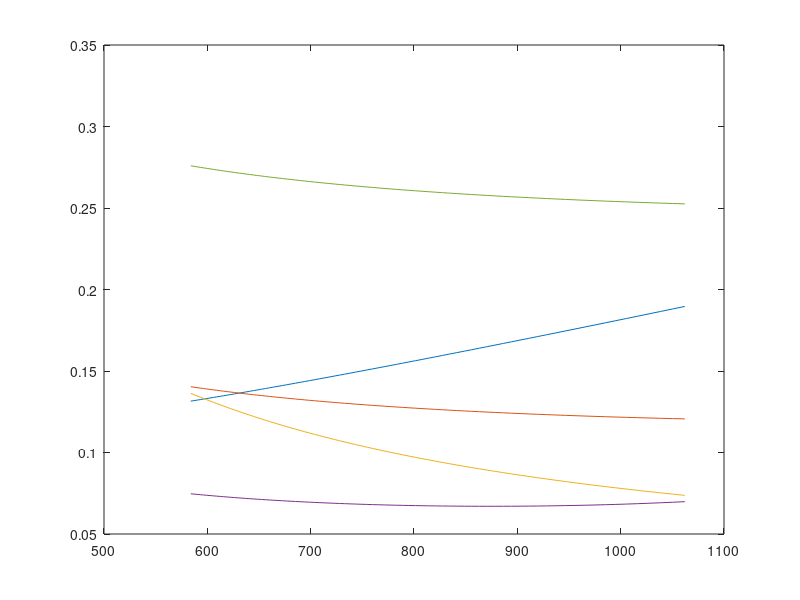

MATLAB code for this plot: (Note: this script raises an error after producing the figure.)
%Created by Kriston Rickman
%Date created 07/06/26
%V1.16
%Energy based constraint analysis
%Note:

%/*Goals*\

%/*simple concept of the takeoff constraint. formulas have been double
% checked and have changed base on the developing knowledge on the
% matter.*\

clearvars

%What the user wants to do

%user_path = user_state()
user_path = 1; % Delete when furhter advancing user inputs

switch user_path

    case 0
        state = "Find T/W and Wing laoding from past value"; % You plug in the value you were looking for then after looking at the grtaph and ifnding the numbers, you enter this state and type in the number and it rounds to the nearest values that it was computing of its related data.

    case 1
        state = "Find T/W";

    case 2
        state = "find_hp";

    case 3
        state = "find_wing_area";

    case 4
        state = "find_weight";


    case 5
        state = "find_span";

    case 6
        state = "explore_aircraft";


    otherwise
        disp("Invalid choice");
end



%Initial assumptions of aircraft design

Gravity = 9.81;

rho_SL = 1.225;

Cruise_velocity = 74.594;

C_Dmin = 0.027; % Assumption from Cirrus sr 20
C_Lmin = 0.3; % Assumption from Cirrus sr 20

Sweep_angle = 3; % Made from assumption

HP_to_watts = 745.7;

%The Design of the aircraft inputs
%NOTE Measuremnt in HP will be convert to Watts

Engine_power_HP = 230; % Assumption of Eninge need data
Span = 9; % assume based on aircraft type
Wing_area = 8:0.1:16; % assume based on aircraft type

Mass_without_wing_skin = 780; % assume based on aircraft type
Wing_mass_per_volume = 2700; % assumption of mass of GA aluminum
Wing_skin_thickness = 0.002; % assumption of mass of GA aluminum

% Engine Characteristics calculations

Engine_power_watts = Engine_power_HP .* HP_to_watts;

%Mass of the aircraft and related Geometry calculations

Fuel_spent_ground_to_TO = 0.11;
Fuel_mass_per_gallon = 2.8; % ARD
mass_loss_on_TO = Fuel_spent_ground_to_TO .* Fuel_mass_per_gallon;

Wing_skin_area_total = 2 .* Wing_area;
Wing_skin_volume = Wing_skin_area_total .* Wing_skin_thickness;
Wing_skin_mass = Wing_skin_volume .* Wing_mass_per_volume;

Mass_aircraft = Mass_without_wing_skin + Wing_skin_mass; % assume based on aircraft type
Mass_TO = Mass_aircraft - mass_loss_on_TO;

Weight_TO = Mass_TO * Gravity;
Wing_loading = Weight_TO ./ Wing_area;
AR_wing = Span.^2 ./ Wing_area;

%Aerodynamic calculations

    %Oswald efficiency calculations - Sweep angle calculation decision
if Sweep_angle == 0
    e = 1.78 .* (1 - 0.045 .* AR_wing.^0.68) - 0.64;
elseif Sweep_angle >= 30
    e = 4.61 .* (1 - 0.045 .* AR_wing.^0.68) .* (cosd(Sweep_angle)).^0.15 - 3.1;
elseif (Sweep_angle > 0) && (Sweep_angle < 30)
    e0 = 1.78 .* (1 - 0.045 .* AR_wing.^0.68) - 0.64;
    e30 = 4.61 .* (1 - 0.045 .* AR_wing.^0.68) .* (cosd(30)).^0.15 - 3.1;
    e = e0 + (Sweep_angle ./ 30) .* (e30 - e0);
else
    error("Sweep angle is out of range")
end
    
    %Full Drag Polar Buildup
K_1 = 1./(pi.*AR_wing.*e);

C_D0 = C_Dmin + K_1.*C_Lmin.^2;

K_2 = -2.*K_1.*C_Lmin;

%Takeoff constraint assumptions, variables and formulas
    %variables

    %Desired inputs
S_G = 502.92; % Ground roll takeoff distance
K_TO = 1.2;
C_Lmax_TO = 1.7; % Assumption including flaps, elevator, and wing
Rolling_friction_coefficient = 0.03;
Propeller_efficiency_TO = 0.75; % assume based on propeller

    %Velocity formulas
Velocity_stall = sqrt((2 .* Weight_TO) ./ (rho_SL .* Wing_area .* C_Lmax_TO));

Velocity_TO = K_TO * Velocity_stall;

Velocity_avg_TO = Velocity_TO ./ sqrt(2);

    %constraints sub-formulas
q_avg_TO = 0.5 .* rho_SL .* Velocity_avg_TO.^2;

C_L_required_TO = 2 .* Weight_TO ./(rho_SL .* Velocity_TO.^2 .* Wing_area);

%/*C_L_ground_TO For a more accurate constraint create a lift
%coefficient that is specific for ground because the ground 
%and takeoff coefficents are not the same*\

C_DTO = C_D0 + (K_1.*C_L_required_TO.^2) + K_2.*C_L_required_TO;

Lift_TO = 0.5 .* rho_SL .* Velocity_TO.^2 .* Wing_area .* C_L_required_TO;

Lift_avg_TO = 0.5 .* rho_SL .* Velocity_avg_TO.^2 .* Wing_area .* C_L_required_TO;

%/*The lift average take off will change based on the average dynamic
% pressure, lift coefficenets for the ground Take off and etc*\

Drag_TO = 0.5 .* C_DTO .* rho_SL .* Wing_area .* Velocity_TO.^2;

Drag_avg_TO = 0.5 .* rho_SL .* Velocity_avg_TO.^2 .* Wing_area .* C_DTO;

%/*Will also chagned when created ground drag coeffiecients for TO*\

Thrust_TO = (Propeller_efficiency_TO .* Engine_power_watts) ./ Velocity_TO;

Acceleration_TO = Velocity_TO.^2 ./ (2 .* S_G);

Thrust_to_Weight_TO = (Acceleration_TO ./ Gravity) + ... 
    (q_avg_TO .* C_DTO) ./ Wing_loading + Rolling_friction_coefficient ...
    .* (1 - (q_avg_TO .* C_L_required_TO) ./ Wing_loading); % Takeoff Constraint
%Creating scatter plot for takeoff constraint
figure;
plot(Wing_loading, Thrust_to_Weight_TO, '-');

hold on; %Stops from other plots from overriding the first



%Climb constraint

%/*This assumes no turns and constant climbing velocity, thus
% keeping the load factor (n) roughly around 1. Additionaly, the
% claculation assumes that there are no resistance such as landing
% gears or flaps that can have an inlfluence to drag are all not
% accounted for.*\

%Variables
alpha = 1; % assuming Simple sea-level climb

    %Aircraft desired Inputs
n = 1;
rate_of_climb = 3.5; %(meters per sec)
velocity_climb = 48;
rho_climb = 1.225;

%sub-formulas for the climb constraint

q_climb = 0.5 .* rho_climb .* velocity_climb.^2;

Beta = Mass_TO ./ Mass_aircraft; % Weight fraction

%A more specific version of Beta could have bee the mass while 
% climbing ./ Mass_TO

Thrust_to_Weight_climb = Beta/alpha .* (((K_1 .* n.^2 .* Beta) ./ ...
    q_climb) .* (Weight_TO ./ Wing_area) + K_2 .* n + C_D0 ./ ...
    ((Beta ./ q_climb) .* Wing_loading) + rate_of_climb ./ velocity_climb);


plot(Wing_loading, Thrust_to_Weight_climb, '-');



% Cruise constraint

%variable
knot_to_ms = 0.51444444;

%aircraft user inputs
rho_cruise = 0.905; % from the Aircraft Requirement Document (ARD)
velocity_cruise = 155 .* knot_to_ms;
%/*Will change in the future for user input when wanting to know
% the T/W for the desired cruise knots they want. Additionaly, will
% add the calculation of the cruise velocity when user does not have
% a desire velcoity and will be based on the parameter they place for
% the aircraft.*\

% sub-formulas for constraint

q_cruise = 0.5 .* rho_cruise .* velocity_cruise.^2;

C_Lcruise = Wing_loading ./ q_cruise;

C_D_cruise = C_D0 + (K_1 .* C_Lcruise.^2) + K_2 .* C_Lcruise;

% Calculate the thrust-to-weight ratio for cruise
Thrust_to_Weight_cruise = (q_cruise * C_D_cruise) ./ Wing_loading;

plot(Wing_loading, Thrust_to_Weight_cruise, '-');



%Turn constraint

%Variables

    %User desire input
rho_turn = 0.905;

%in meters of user idea of their aircraft turning
radius_turn = 300;


%Sub-formulas
velocity_stall_straight = sqrt((2 .* Wing_loading) ...
    ./ (rho_turn .* C_Lmax_TO)); %A straight line of aircraft stall velocity

%The guess of the safe turn velocity
velocity_guess_turn = K_TO .* velocity_stall_straight;

%Bank angle calculation from the guessed velocity and radius
bank_angle = atand(velocity_guess_turn.^2 ./ (radius_turn * Gravity));

%/*The start of the loop. We make it run
%through the loop to be accurate*\
n = 1;

for refine_loop = 1:1000

    n_old = n;
    
    velocity_stall_turn = sqrt((2 * Wing_loading .* n) ...
        ./ (rho_turn .* C_Lmax_TO));
    
    %The safe turn
    velocity_safe_turn = K_TO .* velocity_stall_turn;
    
    %Usign the new safe turn velocity we update the load factor
    update_load_factor = 1 ./ (cosd(atand(velocity_safe_turn.^2 ./  ...
        (radius_turn .* Gravity))));
    
    n = update_load_factor;

    if max(abs(n-n_old)) < 0.0001
        break
    end
    
end

%the dynamic pressure using the safe turn velcoity
q_turn = 0.5 .* rho_turn .* velocity_safe_turn.^2;

%coefficents
C_Lturn = update_load_factor .* Wing_loading ./ q_turn;
C_D_turn = C_D0 + K_1 .* C_Lturn.^2 + K_2 .* C_Lturn;

%Thrust to Weight calculation
Thrust_to_Weight_turn = (q_turn .* C_D_turn) ./ Wing_loading;
plot(Wing_loading, Thrust_to_Weight_turn, '-');



% Horizontal Acceleration constraint

%variables

    %user inputs
rho_accel = 1.225;
velocity_accel = 50;
accel_horiz = 2;

%sub-formulas

q_accel = 0.5 .* rho_accel .* velocity_accel.^2;

C_L_accel = Wing_loading ./ q_accel;

C_D_accel = C_D0 + K_1 .* C_L_accel.^2 + K_2 .* C_L_accel;

%horizontal accel. constraint
Thrust_to_Weight_horiz_accel = (q_accel .* C_D_accel) ./ Wing_loading ...
    + accel_horiz ./ Gravity; % Horizontal acceleration
plot(Wing_loading, Thrust_to_Weight_horiz_accel, '-');



%Approach Constraint

%variables

    %User input
rho_approach = 1.225;
velocity_approach = 70 .* knot_to_ms;
K_approach = 1.3;
%sub-formulas

velocity_stall_approach = velocity_approach ./ K_approach;
q_approach = 0.5 .* rho_approach .* velocity_stall_approach.^2;

%approach formula constraint
Wing_loading_approach = q_approach .* C_Lmax_TO;

%This creates a veritcal line for the apporach constraint
xline(Wing_loading_approach, '-');



xlabel('Wing Loading (N/m^2)');
ylabel('Thrust to Weight Ratio, T/W');
title('Constraints: T/W vs Wing Loading');
grid on;
legend('Takeoff', 'Climb', 'Cruise', 'Turn', 'Approach')

%/*stops the plots from being in the hold 
%mode thus future plots can ovveride*\

hold off; 


%/*What the user specifically wants from the program. Do they want
%specifically explore wing area based on fixed data they already know
% or does the user wants to explore multiple aircrafts and which would
% fit their goals.*\

function user_path = user_state()
disp("1 - Explore multiple aircraft designs")
disp("2 - Find required engine power")
disp("3 - Find wing area")
disp("4 - Find aircraft weight")
disp("5 - Find wingspan")

user_path = input("Choose an option: ");
end
